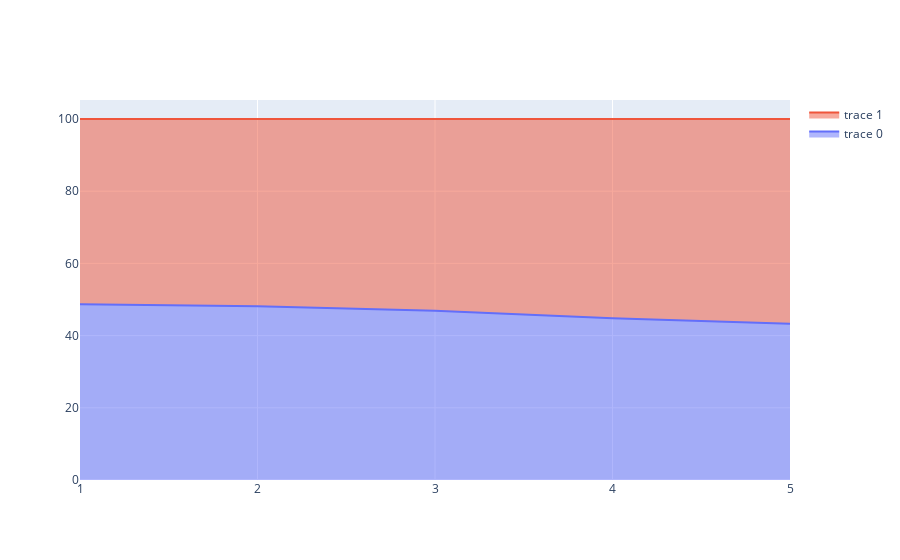

The cell this chart's notebook holds for it:
### Code cell
x=['1', '2', '3', '4', '5']

fig = go.Figure()
fig.add_trace(go.Scatter(
    x=x, y=new_df['SSIM'],
    hoverinfo='x+y',
    mode='lines',
    groupnorm='percent',
    stackgroup='one'
))
fig.add_trace(go.Scatter(
    x=x, y=chart_data[0:5]['SSIM'],
    hoverinfo='x+y',
    mode='lines',
    groupnorm='percent',
    stackgroup='one' # define stack group
))


fig.update_layout()
fig.show()

### Figure 1 — Plotly figure (JSON) as saved in the notebook; plotly's stock layout.template omitted (floating-point values rounded to 4 significant figures)
{"data": [{"groupnorm": "percent", "hoverinfo": "x+y", "mode": "lines", "stackgroup": "one", "type": "scatter", "x": ["1", "2", "3", "4", "5"], "y": [0.9482, 0.9182, 0.8482, 0.7482, 0.6682]}, {"groupnorm": "percent", "hoverinfo": "x+y", "mode": "lines", "stackgroup": "one", "type": "scatter", "x": ["1", "2", "3", "4", "5"], "y": [1, 0.9892, 0.9608, 0.9215, 0.8763]}], "layout": {}}
